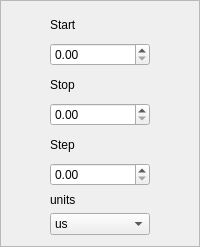
                <widget class="QFrame" name="frame_6">
                 <property name="sizePolicy">
                  <sizepolicy hsizetype="Minimum" vsizetype="Minimum">
                   <horstretch>0</horstretch>
                   <verstretch>0</verstretch>
                  </sizepolicy>
                 </property>
                 <property name="minimumSize">
                  <size>
                   <width>150</width>
                   <height>0</height>
                  </size>
                 </property>
                 <property name="maximumSize">
                  <size>
                   <width>200</width>
                   <height>16777215</height>
                  </size>
                 </property>
                 <property name="frameShape">
                  <enum>QFrame::StyledPanel</enum>
                 </property>
                 <property name="frameShadow">
                  <enum>QFrame::Sunken</enum>
                 </property>
                 <layout class="QHBoxLayout" name="horizontalLayout_18">
                  <item>
                   <layout class="QHBoxLayout" name="horizontalLayout_13">
                    <item>
                     <layout class="QVBoxLayout" name="verticalLayout_11">
                      <item>
                       <widget class="QLabel" name="label_6">
                        <property name="sizePolicy">
                         <sizepolicy hsizetype="Minimum" vsizetype="Minimum">
                          <horstretch>0</horstretch>
                          <verstretch>0</verstretch>
                         </sizepolicy>
                        </property>
                        <property name="minimumSize">
                         <size>
                          <width>70</width>
                          <height>25</height>
                         </size>
                        </property>
                        <property name="maximumSize">
                         <size>
                          <width>100</width>
                          <height>30</height>
                         </size>
                        </property>
                        <property name="text">
                         <string>Start</string>
                        </property>
                       </widget>
                      </item>
                      <item>
                       <widget class="QDoubleSpinBox" name="ScanStartBox">
                        <property name="sizePolicy">
                         <sizepolicy hsizetype="Minimum" vsizetype="Minimum">
                          <horstretch>0</horstretch>
                          <verstretch>0</verstretch>
                         </sizepolicy>
                        </property>
                        <property name="minimumSize">
                         <size>
                          <width>50</width>
                          <height>15</height>
                         </size>
                        </property>
                        <property name="maximumSize">
                         <size>
                          <width>100</width>
                          <height>30</height>
                         </size>
                        </property>
                        <property name="maximum">
                         <double>10000000.000000000000000</double>
                        </property>
                       </widget>
                      </item>
                      <item>
                       <widget class="QLabel" name="label_7">
                        <property name="sizePolicy">
                         <sizepolicy hsizetype="Minimum" vsizetype="Minimum">
                          <horstretch>0</horstretch>
                          <verstretch>0</verstretch>
                         </sizepolicy>
                        </property>
                        <property name="minimumSize">
                         <size>
                          <width>70</width>
                          <height>25</height>
                         </size>
                        </property>
                        <property name="maximumSize">
                         <size>
                          <width>100</width>
                          <height>30</height>
                         </size>
                        </property>
                        <property name="text">
                         <string>Stop</string>
                        </property>
                       </widget>
                      </item>
                      <item>
                       <widget class="QDoubleSpinBox" name="ScanStopBox">
                        <property name="sizePolicy">
                         <sizepolicy hsizetype="Minimum" vsizetype="Minimum">
                          <horstretch>0</horstretch>
                          <verstretch>0</verstretch>
                         </sizepolicy>
                        </property>
                        <property name="minimumSize">
                         <size>
                          <width>50</width>
                          <height>15</height>
                         </size>
                        </property>
                        <property name="maximumSize">
                         <size>
                          <width>100</width>
                          <height>30</height>
                         </size>
                        </property>
                        <property name="maximum">
                         <double>10000000.000000000000000</double>
                        </property>
                       </widget>
                      </item>
                      <item>
                       <widget class="QLabel" name="label_8">
                        <property name="sizePolicy">
                         <sizepolicy hsizetype="Minimum" vsizetype="Minimum">
                          <horstretch>100</horstretch>
                          <verstretch>30</verstretch>
                         </sizepolicy>
                        </property>
                        <property name="minimumSize">
                         <size>
                          <width>70</width>
                          <height>25</height>
                         </size>
                        </property>
                        <property name="maximumSize">
                         <size>
                          <width>200</width>
                          <height>30</height>
                         </size>
                        </property>
                        <property name="text">
                         <string>Step</string>
                        </property>
                       </widget>
                      </item>
                      <item>
                       <widget class="QDoubleSpinBox" name="ScanStepBox">
                        <property name="sizePolicy">
                         <sizepolicy hsizetype="Minimum" vsizetype="Minimum">
                          <horstretch>0</horstretch>
                          <verstretch>0</verstretch>
                         </sizepolicy>
                        </property>
                        <property name="minimumSize">
                         <size>
                          <width>50</width>
                          <height>15</height>
                         </size>
                        </property>
                        <property name="maximumSize">
                         <size>
                          <width>100</width>
                          <height>30</height>
                         </size>
                        </property>
                        <property name="maximum">
                         <double>10000000.000000000000000</double>
                        </property>
                       </widget>
                      </item>
                      <item>
                       <widget class="QLabel" name="label_16">
                        <property name="sizePolicy">
                         <sizepolicy hsizetype="Minimum" vsizetype="Minimum">
                          <horstretch>0</horstretch>
                          <verstretch>0</verstretch>
                         </sizepolicy>
                        </property>
                        <property name="minimumSize">
                         <size>
                          <width>0</width>
                          <height>15</height>
                         </size>
                        </property>
                        <property name="maximumSize">
                         <size>
                          <width>100</width>
                          <height>30</height>
                         </size>
                        </property>
                        <property name="text">
                         <string>units</string>
                        </property>
                       </widget>
                      </item>
                      <item>
                       <widget class="QComboBox" name="ScanUnitBox">
                        <property name="sizePolicy">
                         <sizepolicy hsizetype="Minimum" vsizetype="Minimum">
                          <horstretch>0</horstretch>
                          <verstretch>0</verstretch>
                         </sizepolicy>
                        </property>
                        <property name="minimumSize">
                         <size>
                          <width>50</width>
                          <height>15</height>
                         </size>
                        </property>
                        <property name="maximumSize">
                         <size>
                          <width>100</width>
                          <height>30</height>
                         </size>
                        </property>
                        <item>
                         <property name="text">
                          <string>us</string>
                         </property>
                        </item>
                        <item>
                         <property name="text">
                          <string>ms</string>
                         </property>
                        </item>
                        <item>
                         <property name="text">
                          <string>s</string>
                         </property>
                        </item>
                       </widget>
                      </item>
                     </layout>
                    </item>
                   </layout>
                  </item>
                 </layout>
                </widget>
